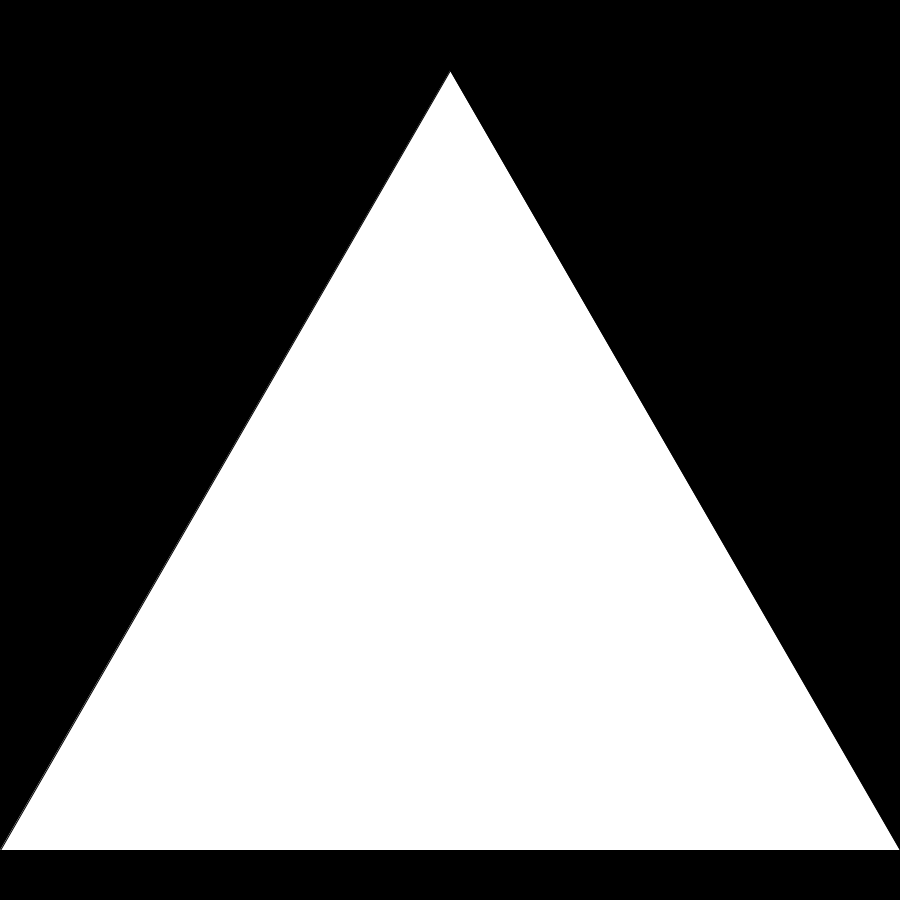
Frame 1 (no input)
Frame 60 (the mouse pressed at the canvas centre just before this capture): identical to frame 1, image omitted
Frame 120 (the mouse held since frame 60 and released just before this capture): identical to frame 1, image omitted

The Processing sketch that drew this single still picture (run headless with seeded random() and noise(); from frame 60 on, the mouse is pressed at the canvas centre):

// Processing sketch: Sierpinski_s_Gasket_Random
// ── Sierpinski_s_Gasket_Random.pde
int generationRate = 3000;

int x = 450;
int y = 450;

int direction;
float topPos = sqrt(sq(900)-sq((900/2)));
int baseY = 850;

void setup() {
  size(900, 900);
  background(0);
  triangle(0, baseY, width, baseY, width/2, baseY-topPos);
  stroke(0);
  fill(0, 255, 0);
}


void draw() {}

void keyPressed() {
  for (int i = 0; i < generationRate; i++) {
    direction = int(random(1, 4));
    placer();
  }
}

void placer() {
  if (direction == 1) {
    point(x/2, (baseY+y)/2);
    x = x/2;
    y = (baseY+y)/2;
  }
  if (direction == 2) {
    point((x+width)/2, (y+baseY)/2);
    x = (x+width)/2;
    y = (y+baseY)/2;
  }
  if (direction == 3) {
    point((x+width/2)/2, (y+(baseY-topPos))/2);
    x = (x+width/2)/2;
    y = int((y+(baseY-topPos))/2);
  }
}
